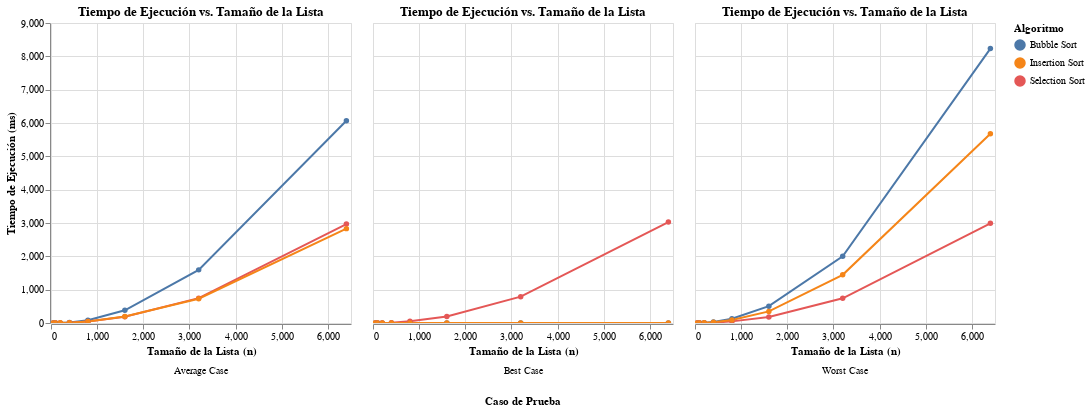

Notebook cell for this chart:
### Markdown cell above
## 2. Gráfica: Tiempo de Ejecución vs. Tamaño (n)

Comparamos el tiempo real (en milisegundos) que tomó cada algoritmo para diferentes tamaños de lista (n), separado por cada caso de prueba.

### Code cell
# Solo ejecutar si el DataFrame no está vacío
if not df.empty:
    chart_time = alt.Chart(df).mark_line(point=True).encode(
        # Eje X: Tamaño de la lista
        x=alt.X('Size (n)', title='Tamaño de la Lista (n)'),
        
        # Eje Y: Tiempo de ejecución
        y=alt.Y('Time (ms)', title='Tiempo de Ejecución (ms)'),
        
        # Color: Una línea por cada algoritmo
        color=alt.Color('Algorithm', title='Algoritmo'),
        
        # Tooltip: Mostrar detalles al pasar el mouse
        tooltip=['Algorithm', 'Case', 'Size (n)', 'Time (ms)', 'Comparisons', 'Movements']
    ).properties(
        title='Tiempo de Ejecución vs. Tamaño de la Lista'
    ).facet(
        # Columnas: Separar los gráficos por 'Caso de Prueba'
        column=alt.Column('Case', title='Caso de Prueba', header=alt.Header(titleOrient="bottom", labelOrient="bottom"))
    ).interactive() # Habilitar zoom y pan

    display(chart_time)
else:
    print("No se pueden generar gráficos porque no se cargaron datos.")

### Figure 1 — Vega-Lite specification as saved in the notebook (floating-point values rounded to 4 significant figures)
{"config": {"view": {"continuousWidth": 300, "continuousHeight": 300}}, "data": {"name": "data-7d57a55faa9831a9f3d1bd7a11433e33"}, "facet": {"column": {"field": "Case", "header": {"labelOrient": "bottom", "titleOrient": "bottom"}, "title": "Caso de Prueba", "type": "nominal"}}, "spec": {"mark": {"type": "line", "point": true}, "encoding": {"color": {"field": "Algorithm", "title": "Algoritmo", "type": "nominal"}, "tooltip": [{"field": "Algorithm", "type": "nominal"}, {"field": "Case", "type": "nominal"}, {"field": "Size (n)", "type": "quantitative"}, {"field": "Time (ms)", "type": "quantitative"}, {"field": "Comparisons", "type": "quantitative"}, {"field": "Movements", "type": "quantitative"}], "x": {"field": "Size (n)", "title": "Tamaño de la Lista (n)", "type": "quantitative"}, "y": {"field": "Time (ms)", "title": "Tiempo de Ejecución (ms)", "type": "quantitative"}}, "name": "view_1", "title": "Tiempo de Ejecución vs. Tamaño de la Lista"}, "params": [{"name": "param_1", "select": {"type": "interval", "encodings": ["x", "y"]}, "bind": "scales", "views": ["view_1"]}], "$schema": "https://vega.github.io/schema/vega-lite/v5.8.0.json", "datasets": {"data-7d57a55faa9831a9f3d1bd7a11433e33": [{"Algorithm": "Bubble Sort", "Case": "Average Case", "Size (n)": 50, "Comparisons": 1215, "Movements": 741, "Time (ms)": 0.0}, {"Algorithm": "Selection Sort", "Case": "Average Case", "Size (n)": 50, "Comparisons": 1225, "Movements": 47, "Time (ms)": 0.0}, {"Algorithm": "Insertion Sort", "Case": "Average Case", "Size (n)": 50, "Comparisons": 787, "Movements": 741, "Time (ms)": 0.0}, {"Algorithm": "Bubble Sort", "Case": "Average Case", "Size (n)": 100, "Comparisons": 4929, "Movements": 2703, "Time (ms)": 1.0}, {"Algorithm": "Selection Sort", "Case": "Average Case", "Size (n)": 100, "Comparisons": 4950, "Movements": 97, "Time (ms)": 0.0}, {"Algorithm": "Insertion Sort", "Case": "Average Case", "Size (n)": 100, "Comparisons": 2801, "Movements": 2703, "Time (ms)": 1.002}, {"Algorithm": "Bubble Sort", "Case": "Average Case", "Size (n)": 200, "Comparisons": 19647, "Movements": 10483, "Time (ms)": 4.0}, {"Algorithm": "Selection Sort", "Case": "Average Case", "Size (n)": 200, "Comparisons": 19900, "Movements": 193, "Time (ms)": 3.0}, {"Algorithm": "Insertion Sort", "Case": "Average Case", "Size (n)": 200, "Comparisons": 10680, "Movements": 10483, "Time (ms)": 5.105}, {"Algorithm": "Bubble Sort", "Case": "Average Case", "Size (n)": 400, "Comparisons": 79647, "Movements": 39787, "Time (ms)": 18.68}, {"Algorithm": "Selection Sort", "Case": "Average Case", "Size (n)": 400, "Comparisons": 79800, "Movements": 395, "Time (ms)": 10.0}, {"Algorithm": "Insertion Sort", "Case": "Average Case", "Size (n)": 400, "Comparisons": 40184, "Movements": 39787, "Time (ms)": 10.26}, {"Algorithm": "Bubble Sort", "Case": "Average Case", "Size (n)": 800, "Comparisons": 319429, "Movements": 159613, "Time (ms)": 83.78}, {"Algorithm": "Selection Sort", "Case": "Average Case", "Size (n)": 800, "Comparisons": 319600, "Movements": 791, "Time (ms)": 43.17}, {"Algorithm": "Insertion Sort", "Case": "Average Case", "Size (n)": 800, "Comparisons": 160406, "Movements": 159613, "Time (ms)": 42.81}, {"Algorithm": "Bubble Sort", "Case": "Average Case", "Size (n)": 1600, "Comparisons": 1279109, "Movements": 644938, "Time (ms)": 380.9}, {"Algorithm": "Selection Sort", "Case": "Average Case", "Size (n)": 1600, "Comparisons": 1279200, "Movements": 1594, "Time (ms)": 186.1}, {"Algorithm": "Insertion Sort", "Case": "Average Case", "Size (n)": 1600, "Comparisons": 646534, "Movements": 644938, "Time (ms)": 194.0}, {"Algorithm": "Bubble Sort", "Case": "Average Case", "Size (n)": 3200, "Comparisons": 5112405, "Movements": 2634569, "Time (ms)": 1594.0}, {"Algorithm": "Selection Sort", "Case": "Average Case", "Size (n)": 3200, "Comparisons": 5118400, "Movements": 3193, "Time (ms)": 746.5}, {"Algorithm": "Insertion Sort", "Case": "Average Case", "Size (n)": 3200, "Comparisons": 2637759, "Movements": 2634569, "Time (ms)": 726.7}, {"Algorithm": "Bubble Sort", "Case": "Average Case", "Size (n)": 6400, "Comparisons": 20471547, "Movements": 10143028, "Time (ms)": 6070.0}, {"Algorithm": "Selection Sort", "Case": "Average Case", "Size (n)": 6400, "Comparisons": 20476800, "Movements": 6388, "Time (ms)": 2967.0}, {"Algorithm": "Insertion Sort", "Case": "Average Case", "Size (n)": 6400, "Comparisons": 10149421, "Movements": 10143028, "Time (ms)": 2831.0}, {"Algorithm": "Bubble Sort", "Case": "Best Case", "Size (n)": 50, "Comparisons": 49, "Movements": 0, "Time (ms)": 1.003}, {"Algorithm": "Selection Sort", "Case": "Best Case", "Size (n)": 50, "Comparisons": 1225, "Movements": 0, "Time (ms)": 0.0}, {"Algorithm": "Insertion Sort", "Case": "Best Case", "Size (n)": 50, "Comparisons": 49, "Movements": 0, "Time (ms)": 0.0}, {"Algorithm": "Bubble Sort", "Case": "Best Case", "Size (n)": 100, "Comparisons": 99, "Movements": 0, "Time (ms)": 0.0}, {"Algorithm": "Selection Sort", "Case": "Best Case", "Size (n)": 100, "Comparisons": 4950, "Movements": 0, "Time (ms)": 0.6082}, {"Algorithm": "Insertion Sort", "Case": "Best Case", "Size (n)": 100, "Comparisons": 99, "Movements": 0, "Time (ms)": 0.0}, {"Algorithm": "Bubble Sort", "Case": "Best Case", "Size (n)": 200, "Comparisons": 199, "Movements": 0, "Time (ms)": 0.0}, {"Algorithm": "Selection Sort", "Case": "Best Case", "Size (n)": 200, "Comparisons": 19900, "Movements": 0, "Time (ms)": 2.007}, {"Algorithm": "Insertion Sort", "Case": "Best Case", "Size (n)": 200, "Comparisons": 199, "Movements": 0, "Time (ms)": 0.0}, {"Algorithm": "Bubble Sort", "Case": "Best Case", "Size (n)": 400, "Comparisons": 399, "Movements": 0, "Time (ms)": 0.0}, {"Algorithm": "Selection Sort", "Case": "Best Case", "Size (n)": 400, "Comparisons": 79800, "Movements": 0, "Time (ms)": 11.0}, {"Algorithm": "Insertion Sort", "Case": "Best Case", "Size (n)": 400, "Comparisons": 399, "Movements": 0, "Time (ms)": 0.0}, {"Algorithm": "Bubble Sort", "Case": "Best Case", "Size (n)": 800, "Comparisons": 799, "Movements": 0, "Time (ms)": 1.05}, {"Algorithm": "Selection Sort", "Case": "Best Case", "Size (n)": 800, "Comparisons": 319600, "Movements": 0, "Time (ms)": 50.84}, {"Algorithm": "Insertion Sort", "Case": "Best Case", "Size (n)": 800, "Comparisons": 799, "Movements": 0, "Time (ms)": 0.0}, {"Algorithm": "Bubble Sort", "Case": "Best Case", "Size (n)": 1600, "Comparisons": 1599, "Movements": 0, "Time (ms)": 1.002}, {"Algorithm": "Selection Sort", "Case": "Best Case", "Size (n)": 1600, "Comparisons": 1279200, "Movements": 0, "Time (ms)": 192.3}, {"Algorithm": "Insertion Sort", "Case": "Best Case", "Size (n)": 1600, "Comparisons": 1599, "Movements": 0, "Time (ms)": 1.002}, {"Algorithm": "Bubble Sort", "Case": "Best Case", "Size (n)": 3200, "Comparisons": 3199, "Movements": 0, "Time (ms)": 0.9983}, {"Algorithm": "Selection Sort", "Case": "Best Case", "Size (n)": 3200, "Comparisons": 5118400, "Movements": 0, "Time (ms)": 789.6}, {"Algorithm": "Insertion Sort", "Case": "Best Case", "Size (n)": 3200, "Comparisons": 3199, "Movements": 0, "Time (ms)": 1.003}, {"Algorithm": "Bubble Sort", "Case": "Best Case", "Size (n)": 6400, "Comparisons": 6399, "Movements": 0, "Time (ms)": 0.9973}, {"Algorithm": "Selection Sort", "Case": "Best Case", "Size (n)": 6400, "Comparisons": 20476800, "Movements": 0, "Time (ms)": 3028.0}, {"Algorithm": "Insertion Sort", "Case": "Best Case", "Size (n)": 6400, "Comparisons": 6399, "Movements": 0, "Time (ms)": 1.133}, {"Algorithm": "Bubble Sort", "Case": "Worst Case", "Size (n)": 50, "Comparisons": 1225, "Movements": 1225, "Time (ms)": 0.2179}, {"Algorithm": "Selection Sort", "Case": "Worst Case", "Size (n)": 50, "Comparisons": 1225, "Movements": 25, "Time (ms)": 0.0}, {"Algorithm": "Insertion Sort", "Case": "Worst Case", "Size (n)": 50, "Comparisons": 1225, "Movements": 1225, "Time (ms)": 0.0}, {"Algorithm": "Bubble Sort", "Case": "Worst Case", "Size (n)": 100, "Comparisons": 4950, "Movements": 4950, "Time (ms)": 2.006}, {"Algorithm": "Selection Sort", "Case": "Worst Case", "Size (n)": 100, "Comparisons": 4950, "Movements": 50, "Time (ms)": 1.002}, {"Algorithm": "Insertion Sort", "Case": "Worst Case", "Size (n)": 100, "Comparisons": 4950, "Movements": 4950, "Time (ms)": 1.996}, {"Algorithm": "Bubble Sort", "Case": "Worst Case", "Size (n)": 200, "Comparisons": 19900, "Movements": 19900, "Time (ms)": 6.996}, {"Algorithm": "Selection Sort", "Case": "Worst Case", "Size (n)": 200, "Comparisons": 19900, "Movements": 100, "Time (ms)": 3.149}, {"Algorithm": "Insertion Sort", "Case": "Worst Case", "Size (n)": 200, "Comparisons": 19900, "Movements": 19900, "Time (ms)": 7.08}, {"Algorithm": "Bubble Sort", "Case": "Worst Case", "Size (n)": 400, "Comparisons": 79800, "Movements": 79800, "Time (ms)": 32.41}, {"Algorithm": "Selection Sort", "Case": "Worst Case", "Size (n)": 400, "Comparisons": 79800, "Movements": 200, "Time (ms)": 10.17}, {"Algorithm": "Insertion Sort", "Case": "Worst Case", "Size (n)": 400, "Comparisons": 79800, "Movements": 79800, "Time (ms)": 22.04}, {"Algorithm": "Bubble Sort", "Case": "Worst Case", "Size (n)": 800, "Comparisons": 319600, "Movements": 319600, "Time (ms)": 128.4}, {"Algorithm": "Selection Sort", "Case": "Worst Case", "Size (n)": 800, "Comparisons": 319600, "Movements": 400, "Time (ms)": 48.74}, {"Algorithm": "Insertion Sort", "Case": "Worst Case", "Size (n)": 800, "Comparisons": 319600, "Movements": 319600, "Time (ms)": 92.59}, {"Algorithm": "Bubble Sort", "Case": "Worst Case", "Size (n)": 1600, "Comparisons": 1279200, "Movements": 1279200, "Time (ms)": 505.7}, {"Algorithm": "Selection Sort", "Case": "Worst Case", "Size (n)": 1600, "Comparisons": 1279200, "Movements": 800, "Time (ms)": 181.0}, {"Algorithm": "Insertion Sort", "Case": "Worst Case", "Size (n)": 1600, "Comparisons": 1279200, "Movements": 1279200, "Time (ms)": 347.4}, {"Algorithm": "Bubble Sort", "Case": "Worst Case", "Size (n)": 3200, "Comparisons": 5118400, "Movements": 5118400, "Time (ms)": 2001.0}, {"Algorithm": "Selection Sort", "Case": "Worst Case", "Size (n)": 3200, "Comparisons": 5118400, "Movements": 1600, "Time (ms)": 740.0}, {"Algorithm": "Insertion Sort", "Case": "Worst Case", "Size (n)": 3200, "Comparisons": 5118400, "Movements": 5118400, "Time (ms)": 1445.0}, {"Algorithm": "Bubble Sort", "Case": "Worst Case", "Size (n)": 6400, "Comparisons": 20476800, "Movements": 20476800, "Time (ms)": 8232.0}, {"Algorithm": "Selection Sort", "Case": "Worst Case", "Size (n)": 6400, "Comparisons": 20476800, "Movements": 3200, "Time (ms)": 2992.0}, {"Algorithm": "Insertion Sort", "Case": "Worst Case", "Size (n)": 6400, "Comparisons": 20476800, "Movements": 20476800, "Time (ms)": 5679.0}]}}
